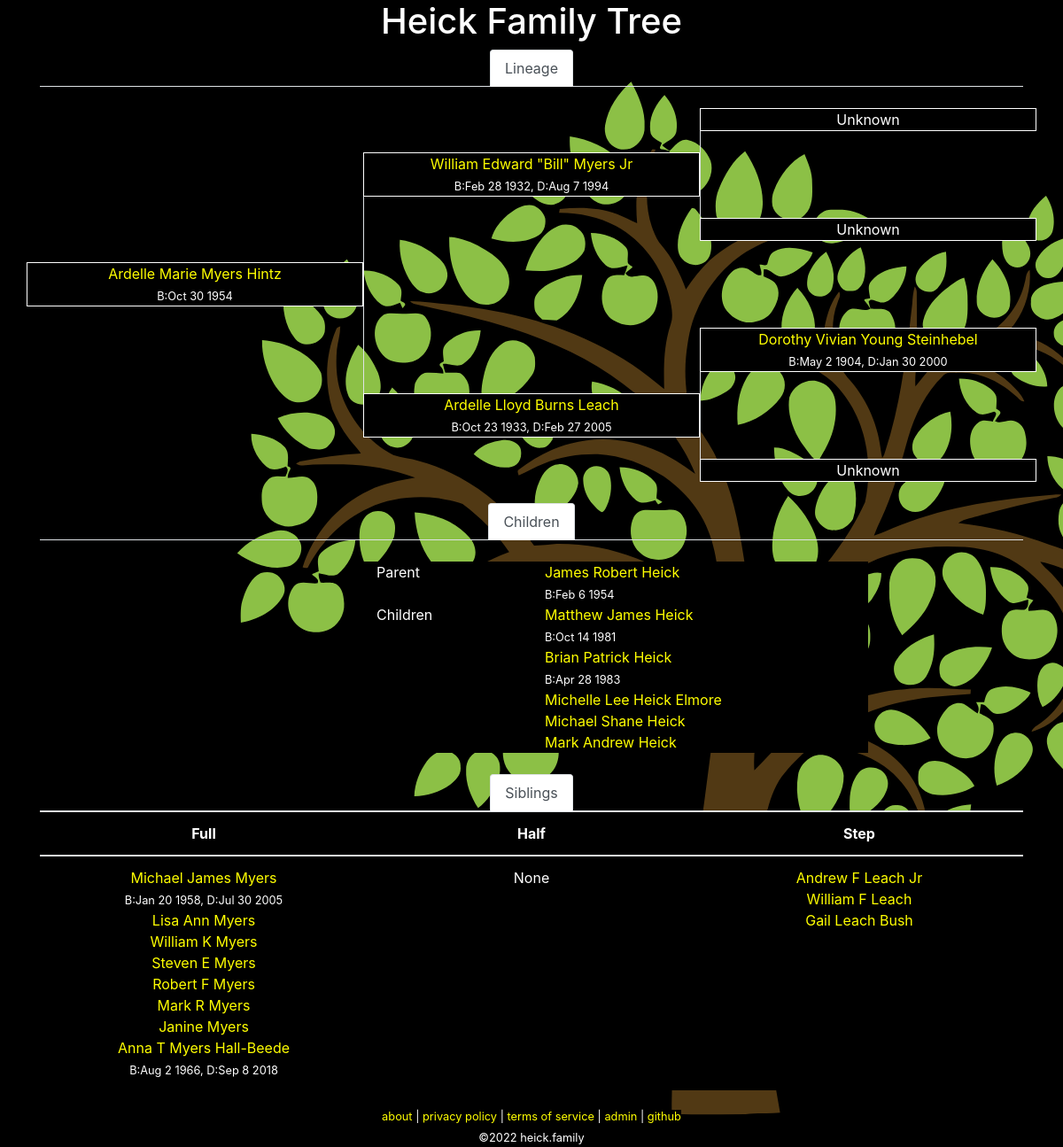
The app's page /tree.php?id=4 with its own data.
### tables this page shows
CREATE TABLE `family` (
  `id` int(10) unsigned NOT NULL AUTO_INCREMENT COMMENT 'primary key',
  `name` char(200) NOT NULL,
  `parent-bio-x` int(10) unsigned NOT NULL DEFAULT 0 COMMENT 'mother xx',
  `parent-bio-y` int(10) unsigned NOT NULL DEFAULT 0 COMMENT 'father xy',
  `parent-adopt-a` int(10) unsigned NOT NULL DEFAULT 0,
  `parent-adopt-b` int(10) unsigned NOT NULL DEFAULT 0,
  `partner` int(10) unsigned NOT NULL DEFAULT 0,
  `dob` char(10) NOT NULL DEFAULT '0000-00-00' COMMENT 'date of birth ymd',
  `dod` char(10) NOT NULL DEFAULT '0000-00-00' COMMENT 'date of death ymd',
  `lastupdated` datetime NOT NULL DEFAULT current_timestamp() ON UPDATE current_timestamp(),
  PRIMARY KEY (`id`)
);

### lib/Family.php (called while the page is built, shortened)
<?php
class Family
{
	private static $link = null;
	public static function getPerson($id = 0)
	{
		if ($id == 0)
		{
			return [];
		}
		$query = 'SELECT * FROM `family` WHERE `id`=' . self::_escape($id) . ' LIMIT 1';
		$result = self::_query($query);
		while ($row = mysqli_fetch_assoc($result))	 {
			return $row;
		}
		return [];
	}
	public static function getParents($id = 0)
	{
		$person = self::getPerson($id);
		$parent_bio_x = isset($person['parent-bio-x']) ? $person['parent-bio-x'] : 0;
		$parent_bio_y = isset($person['parent-bio-y']) ? $person['parent-bio-y'] : 0;
		$parent_adopt_a = isset($person['parent-adopt-a']) ? $person['parent-adopt-a'] : 0;
		$parent_adopt_b = isset($person['parent-adopt-b']) ? $person['parent-adopt-b'] : 0;
		$data = [
			'bio-x' => self::getPerson($parent_bio_x),
			'bio-y' => self::getPerson($parent_bio_y),
			'adopt-a' => self::getPerson($parent_adopt_a),
			'adopt-b' => self::getPerson($parent_adopt_b),
		];
		return $data;
	}
	public static function getPartner($id = 0)
	{
		$person = self::getPerson($id);
		$partner = isset($person['partner']) ? $person['partner'] : 0;
		if ($partner == 0)
		{
			return [];
		}
		return self::getPerson($partner);
	}
	public static function getChildren($id = 0)
	{
		$data = [];
		$query = 'SELECT * FROM `family` WHERE (`parent-bio-x`=' . self::_escape($id) . ' OR `parent-bio-y`=' . self::_escape($id) . ')';
		$result = self::_query($query);
		while ($row = mysqli_fetch_assoc($result))
		{
			$child = $row['id'];
			if ($row['parent-bio-x'] == $id)
			{
				$partner = $row['parent-bio-y'];
			}
			else
			{
				$partner = $row['parent-bio-x'];
			}
			if (!isset($data[$partner]))
			{
				$data[$partner] = [];
			}
			$data[$partner][] = $child;
		}
		return $data;
	}
	public static function getSiblings($id = 0)
	{
		$data = [];
		$me = self::getPerson($id);
		$parentx = $me['parent-bio-x'];
		$parenty = $me['parent-bio-y'];
		if (($parentx > 0) && ($parenty > 0))
		{
			$full_siblings = [];
			$query = 'SELECT * FROM `family` WHERE (`parent-bio-x`=' . $parentx . ' AND `parent-bio-y`=' . $parenty . ') OR (`parent-bio-x`=' . $parenty . ' AND `parent-bio-y`=' . $parentx . ')';
			$result = self::_query($query);
			while ($row = mysqli_fetch_assoc($result))
			{
				if ($row['id'] != $id)
				{
					$full_siblings[] = $row['id'];
				}
			}
			if (count($full_siblings) > 0)
			{
				$data['full'] = $full_siblings;
			}
		}
		if (($parentx > 0) || ($parenty > 0))
		{
			$half_siblings = [];
			$parents = [];
			if ($parentx > 0)
			{
				$parents[] = $parentx;
			}
			if ($parenty > 0)
			{
				$parents[] = $parenty;
			}
			foreach ($parents as $parent)
			{
				$query = 'SELECT * FROM `family` WHERE (`parent-bio-x`=' . $parent . ' OR `parent-bio-y`=' . $parent . ')';
				$result = self::_query($query);
				while ($row = mysqli_fetch_assoc($result))
				{
					if ($row['id'] != $id)
					{
						$half_siblings[] = $row['id'];
					}
				}
			}
			if (count($half_siblings) > 0)
			{
				if (isset($data['full']) && (count($data['full']) > 0))
				{
					$data['half'] = [];
				}
				else
				{
					$data['half'] = $half_siblings;
				}
			}
		}
		if (($parentx > 0) || ($parenty > 0))
		{
			$step_siblings = [];
			$parents = [];
			if ($parentx > 0)
			{
				$parents[] = $parentx;
			}
			if ($parenty > 0)
			{
				$parents[] = $parenty;
			}
			$step_parents = [];
			foreach ($parents as $parent)
			{
				$them = self::getPerson($parent);
				if ($them['partner'] > 0)
				{
					$step_parents[] = $them['partner'];
				}
			}
			foreach ($step_parents as $step_parent)
			{
				$query = 'SELECT * FROM `family` WHERE (`parent-bio-x`=' . $step_parent . ' OR `parent-bio-y`=' . $step_parent . ')';
				$result = self::_query($query);
				while ($row = mysqli_fetch_assoc($result))
				{
					if ($row['id'] != $id)
					{
						$step_siblings[] = $row['id'];
					}
				}
			}
			if (count($step_siblings) > 0)
			{
				if (count($data['half']) > 0)
				{
					$data['step'] = [];
					foreach ($step_siblings as $p)
					{
						if (!in_array($p, $data['half']))
						{
							$data['step'][] = $p;
						}
					}
				}
				else
				{
					$data['step'] = $step_siblings;
				}
			}
		}
		return $data;
	}
	public static function getLineage($id = 0)
	{
		$lineage = [
			'partner' => ['id' => 0, 'name' => 'unknown' ],
			'parent-bio-x' => ['id' => 0, 'name' => 'unknown' ],
			'parent-bio-y' => ['id' => 0, 'name' => 'unknown' ],
			'parent-adopt-a' => ['id' => 0, 'name' => 'unknown' ],
			'parent-adopt-b' => ['id' => 0, 'name' => 'unknown' ],
			'parent-x-parent-bio-x' => ['id' => 0, 'name' => 'unknown' ],
			'parent-x-parent-bio-y' => ['id' => 0, 'name' => 'unknown' ],
			'parent-y-parent-bio-x' => ['id' => 0, 'name' => 'unknown' ],
			'parent-y-parent-bio-y' => ['id' => 0, 'name' => 'unknown' ],
		];
		$partner = self::getPartner($id);
		$lineage['partner']['id'] = isset($partner['id']) ? $partner['id'] : 0;
		$lineage['partner']['name'] = self::formatName(self::getPerson($lineage['partner']['id']));
		$parents = self::getParents($id);
		$lineage['parent-bio-x']['id'] = isset($parents['bio-x']['id']) ? $parents['bio-x']['id'] : 0;
		$lineage['parent-bio-x']['name'] = self::formatName(self::getPerson($lineage['parent-bio-x']['id']));
		$lineage['parent-bio-y']['id'] = isset($parents['bio-y']['id']) ? $parents['bio-y']['id'] : 0;
		$lineage['parent-bio-y']['name'] = self::formatName(self::getPerson($lineage['parent-bio-y']['id']));
		$lineage['parent-adopt-a']['id'] = isset($parents['adopt-a']['id']) ? $parents['adopt-a']['id'] : 0;
		$lineage['parent-adopt-a']['name'] = self::formatName(self::getPerson($lineage['parent-adopt-a']['id']));
		$lineage['parent-adopt-b']['id'] = isset($parents['adopt-b']['id']) ? $parents['adopt-b']['id'] : 0;
		$lineage['parent-adopt-b']['name'] = self::formatName(self::getPerson($lineage['parent-adopt-b']['id']));
		$parents = self::getParents($lineage['parent-bio-x']['id']);
		$lineage['parent-x-parent-bio-x']['id'] = isset($parents['bio-x']['id']) ? $parents['bio-x']['id'] : 0;
		$lineage['parent-x-parent-bio-x']['name'] = self::formatName(self::getPerson($lineage['parent-x-parent-bio-x']['id']));
		$lineage['parent-x-parent-bio-y']['id'] = isset($parents['bio-y']['id']) ? $parents['bio-y']['id'] : 0;
		$lineage['parent-x-parent-bio-y']['name'] = self::formatName(self::getPerson($lineage['parent-x-parent-bio-y']['id']));
		$parents = self::getParents($lineage['parent-bio-y']['id']);
		$lineage['parent-y-parent-bio-x']['id'] = isset($parents['bio-x']['id']) ? $parents['bio-x']['id'] : 0;
		$lineage['parent-y-parent-bio-x']['name'] = self::formatName(self::getPerson($lineage['parent-y-parent-bio-x']['id']));
		$lineage['parent-y-parent-bio-y']['id'] = isset($parents['bio-y']['id']) ? $parents['bio-y']['id'] : 0;
		$lineage['parent-y-parent-bio-y']['name'] = self::formatName(self::getPerson($lineage['parent-y-parent-bio-y']['id']));
		return $lineage;
	}
	public static function formatName($id = [])
	{
		if (isset($id['name']))
		{
			return $id['name'];
		}
		return 'Unknown';
	}
	private static function _query($query = null)
	{
		$result = mysqli_query(self::$link, $query);
		return $result;
	}
	private static function _escape($string = "")
	{
		return mysqli_real_escape_string(self::$link, $string);
	}
	private static function _connect()
	{
		if (!is_null(self::$link))
		{
			return;
		}
		$config = json_decode(file_get_contents('../conf/configuration.json'), true);
		$db = $config['database'];
		self::$link = mysqli_connect($db['hostname'], $db['username'], $db['password'], $db['database']);
		return;
	}
}

### www/tree.php (the view, shortened to what this page needs)
<?php
require_once('../lib/Family.php');
$id = isset($_GET['id']) ? intval($_GET['id']) : null;
$me = Family::getPerson($id);
$lineage = Family::getLineage($me['id']);
$lineage['me'] = [
	'id' => $me['id'],
	'name' => Family::formatName($me),
];
function showMember($fam, $extra = '')
{
	if ($fam['id'] == 0)
	{
		echo $fam['name'];
	}
	else
	{
		echo '<a href="?id=' . $fam['id'] . '">' . $fam['name'] . '</a>';
		$data = Family::getPerson($fam['id']);
		$subtext = '';
		if ($data['dob'] != '0000-00-00')
		{
			$subtext .= 'B:' . date("M j Y", strtotime($data['dob']));
		}
		if ($data['dod'] != '0000-00-00')
		{
			if (strlen($subtext) > 0)
			{
				$subtext .= ', ';
			}
			$subtext .= 'D:' . date("M j Y", strtotime($data['dod']));
		}
		if (strlen($subtext) > 0)
		{
			echo '<br />';
			echo '<span class="small">' . $subtext . '</span>';
		}
	}
}
?><!DOCTYPE html>
<html lang="en">
	<head>
		<link rel="stylesheet" href="https://cdn.jsdelivr.net/npm/bootstrap@4.6.0/dist/css/bootstrap.min.css">
		<link rel="stylesheet" href="/media/theme.css">
		<link rel="stylesheet" href="/media/tree.css">
	</head>
	<body>
		<div class="container">
<?php require_once("header.php"); ?>
			<div class="row">
				<div class="col">
					<ul class="nav nav-tabs justify-content-center">
						<li class="nav-item">
							<a class="nav-link active" id='tab-lineage' href="#">Lineage</a>
						</li>
					</ul>
				</div>
			</div>
			<div class="row">
				<div class="col-4">&nbsp;</div>
				<div class="col-4">&nbsp;</div>
				<div class="col-4">&nbsp;</div>
			</div>
			<div class="row">
				<div class="col-4">&nbsp;</div>
				<div class="col-4">&nbsp;</div>
				<div title="grandparent" class="col-4 text-center border-full background-black"><?php showMember($lineage['parent-y-parent-bio-y']); ?></div>
			</div>
			<div class="row">
				<div class="col-4">&nbsp;</div>
				<div class="col-4">&nbsp;</div>
				<div class="col-4 border-left">&nbsp;</div>
			</div>
			<div class="row">
				<div class="col-4">&nbsp;</div>
				<div title="parent" class="col-4 text-center border-full background-black"><?php
if ((($lineage['parent-bio-y']['id'] != 0) && ($lineage['parent-adopt-b']['id'] != 0)) || ($lineage['parent-adopt-b']['id'] != 0))
	if ($lineage['parent-bio-y']['id'] == 0)
	{
		showMember($lineage['parent-adopt-b'], '(adopted)');
	}
	else
	{
		showMember($lineage['parent-bio-y'], '(bio)');
		echo '<br />';
		showMember($lineage['parent-adopt-b'], '(adopted)');
	}
else {
	showMember($lineage['parent-bio-y']);
}
?></div>
				<div class="col-4 border-left">&nbsp;</div>
			</div>
			<div class="row">
				<div class="col-4">&nbsp;</div>
				<div class="col-4 border-left">&nbsp;</div>
				<div class="col-4 border-left">&nbsp;</div>
			</div>
			<div class="row">
				<div class="col-4">&nbsp;</div>
				<div class="col-4 border-left">&nbsp;</div>
				<div title="grandparent" class="col-4 text-center border-full background-black"><?php showMember($lineage['parent-y-parent-bio-x']); ?></div>
			</div>
			<div class="row">
				<div class="col-4">&nbsp;</div>
				<div class="col-4 border-left">&nbsp;</div>
				<div class="col-4">&nbsp;</div>
			</div>
			<div class="row">
				<div title="self" class="col-4 text-center border-full background-black"><?php showMember($lineage['me']); ?></div>
				<div class="col-4 border-left">&nbsp;</div>
				<div class="col-4">&nbsp;</div>
			</div>
			<div class="row">
				<div class="col-4">&nbsp;</div>
				<div class="col-4 border-left">&nbsp;</div>
				<div class="col-4">&nbsp;</div>
			</div>
			<div class="row">
				<div class="col-4">&nbsp;</div>
				<div class="col-4 border-left">&nbsp;</div>
				<div title="grandparent" class="col-4 text-center border-full background-black"><?php showMember($lineage['parent-x-parent-bio-y']); ?></div>
			</div>
			<div class="row">
				<div class="col-4">&nbsp;</div>
				<div class="col-4 border-left">&nbsp;</div>
				<div class="col-4 border-left">&nbsp;</div>
			</div>
			<div class="row">
				<div class="col-4">&nbsp;</div>
				<div title="parent" class="col-4 text-center border-full background-black"><?php
if ((($lineage['parent-bio-x']['id'] != 0) && ($lineage['parent-adopt-a']['id'] != 0)) || ($lineage['parent-adopt-a']['id'] != 0))
	if ($lineage['parent-bio-x']['id'] == 0)
	{
		showMember($lineage['parent-adopt-a'], '(adopted)');
	}
	else
	{
		showMember($lineage['parent-bio-x'], '(bio)');
		echo '<br />';
		showMember($lineage['parent-adopt-a'], '(adopted)');
	}
else {
	showMember($lineage['parent-bio-x']);
}
?></div>
				<div class="col-4 border-left">&nbsp;</div>
			</div>
			<div class="row">
				<div class="col-4">&nbsp;</div>
				<div class="col-4">&nbsp;</div>
				<div class="col-4 border-left">&nbsp;</div>
			</div>
			<div class="row">
				<?php
if ($lineage['partner']['id'] == 0)
{
	echo '<div class="col-4">&nbsp;</div>';
}
else
{
	echo '<div title="partner" class="col-4 text-center border-full background-black">';
	showMember($lineage['partner']);
	echo '</div>';
}
				?>
				<div class="col-4">&nbsp;</div>
				<div title="grandparent" class="col-4 text-center border-full background-black"><?php showMember($lineage['parent-x-parent-bio-x']); ?></div>
			</div>
			<div class="row">
				<div class="col-12">&nbsp;</div>
			</div>
<?php
$children = Family::getChildren($id);
if (count($children) > 0)
{
?>
			<ul class="nav nav-tabs justify-content-center">
				<li class="nav-item">
					<a class="nav-link active" id='tab-children' href="#">Children</a>
				</li>
			</ul>
			<div class="row">
				<div class="col-12">&nbsp;</div>
			</div>
<?php
foreach ($children as $parent => $childs)
{
	echo "\t\t\t" . '<div class="row">' . "\n";
	echo "\t\t\t\t" . '<div class="col-4">&nbsp;</div>' . "\n";
	echo "\t\t\t\t" . '<div class="col-2 background-black">Parent</div>' . "\n";
	echo "\t\t\t\t" . '<div class="col-4 background-black">';
	$parent_info = Family::getPerson($parent);
	if (isset($parent_info['id']))
	{
		showMember(['id' => $parent_info['id'], 'name' => Family::formatName($parent_info)]);
	}
	else
	{
		echo "Unknown";
	}
	echo '</div>' . "\n";
	echo "\t\t\t\t" . '<div class="col-2">&nbsp;</div>' . "\n";
	echo "\t\t\t" . '</div>' . "\n";
	echo "\t\t\t" . '<div class="row">' . "\n";
	echo "\t\t\t\t" . '<div class="col-4">&nbsp;</div>' . "\n";
	echo "\t\t\t\t" . '<div class="col-2 background-black">Children</div>' . "\n";
	echo "\t\t\t\t" . '<div class="col-4 background-black">';
	foreach ($childs as $c)
	{
		$child_info = Family::getPerson($c);
		showMember(['id' => $child_info['id'], 'name' => Family::formatName($child_info)]);
		echo '<br>';
	}
	echo '</div>' . "\n";
	echo "\t\t\t\t" . '<div class="col-2">&nbsp;</div>' . "\n";
	echo "\t\t\t" . '</div>' . "\n";
	echo "\t\t\t" . '<div class="row">' . "\n";
	echo "\t\t\t" . '<div class="col-12">&nbsp;</div>' . "\n";
	echo "\t\t\t" . '</div>' . "\n";
}
?>
<?php
}
?>
<?php
$siblings = Family::getSiblings($id);
if (count($siblings) > 0)
{
?>
			<ul class="nav nav-tabs justify-content-center">
				<li class="nav-item">
					<a class="nav-link active" id='tab-siblings' href="#">Siblings</a>
				</li>
			</ul>
			<div class="row">
				<div class="col">
					<table class="table">
						<thead>
							<tr>
								<th scope="col">Full</th>
								<th scope="col">Half</th>
								<th scope="col">Step</th>
							</tr>
						</thead>
						<tbody>
							<tr>
								<td style="width: 33%;" scope="col">
<?php
$sibling_list = isset($siblings['full']) ? $siblings['full'] : [];
if (count($sibling_list) == 0)
{
	echo "None";
}
else
{
	foreach ($sibling_list as $sibling)
	{
		$sibling_info = Family::getPerson($sibling);
		showMember(['id' => $sibling_info['id'], 'name' => Family::formatName($sibling_info)]);
		echo '<br>';
	}
}
?>
								</td>
								<td style="width: 33%;" scope="col">
<?php
$sibling_list = isset($siblings['half']) ? $siblings['half'] : [];
if (count($sibling_list) == 0)
{
	echo "None";
}
?>
								</td>
								<td style="width: 33%;" scope="col">
<?php
$sibling_list = isset($siblings['step']) ? $siblings['step'] : [];
if (count($sibling_list) == 0)
{
	echo "None";
}
else
{
	foreach ($sibling_list as $sibling)
	{
		echo '<br>';
	}
}
?>
								</td>
							</tr>
						</tbody>
					</table>
				</div>
			</div>
<?php
}
?>
<?php require_once("footer.php"); ?>
		</div>
	</body>
</html>

### records on screen
family: name "William Edward \"Bill\" Myers Jr", subtext "B:Feb 28 1932, D:Aug 7 1994"
family: name "Ardelle Marie Myers Hintz", subtext "B:Oct 30 1954"
family: name "Dorothy Vivian Young Steinhebel", subtext "B:May 2 1904, D:Jan 30 2000"
family: name "Ardelle Lloyd Burns Leach", subtext "B:Oct 23 1933, D:Feb 27 2005"
family: name "James Robert Heick", subtext "B:Feb 6 1954"
family: name "Matthew James Heick", subtext "B:Oct 14 1981"
family: name "Brian Patrick Heick", subtext "B:Apr 28 1983"
family: name "Michelle Lee Heick Elmore"
family: name "Michael Shane Heick"
family: name "Mark Andrew Heick"
family: name "Michael James Myers", subtext "B:Jan 20 1958, D:Jul 30 2005"
family: name "Lisa Ann Myers"
family: name "William K Myers"
family: name "Steven E Myers"
family: name "Robert F Myers"
family: name "Mark R Myers"
family: name "Janine Myers"
family: name "Anna T Myers Hall-Beede", subtext "B:Aug 2 1966, D:Sep 8 2018"
family: name "Andrew F Leach Jr"
family: name "William F Leach"
family: name "Gail Leach Bush"

### other values on screen
$fam['name'] "Unknown Unknown Unknown"
